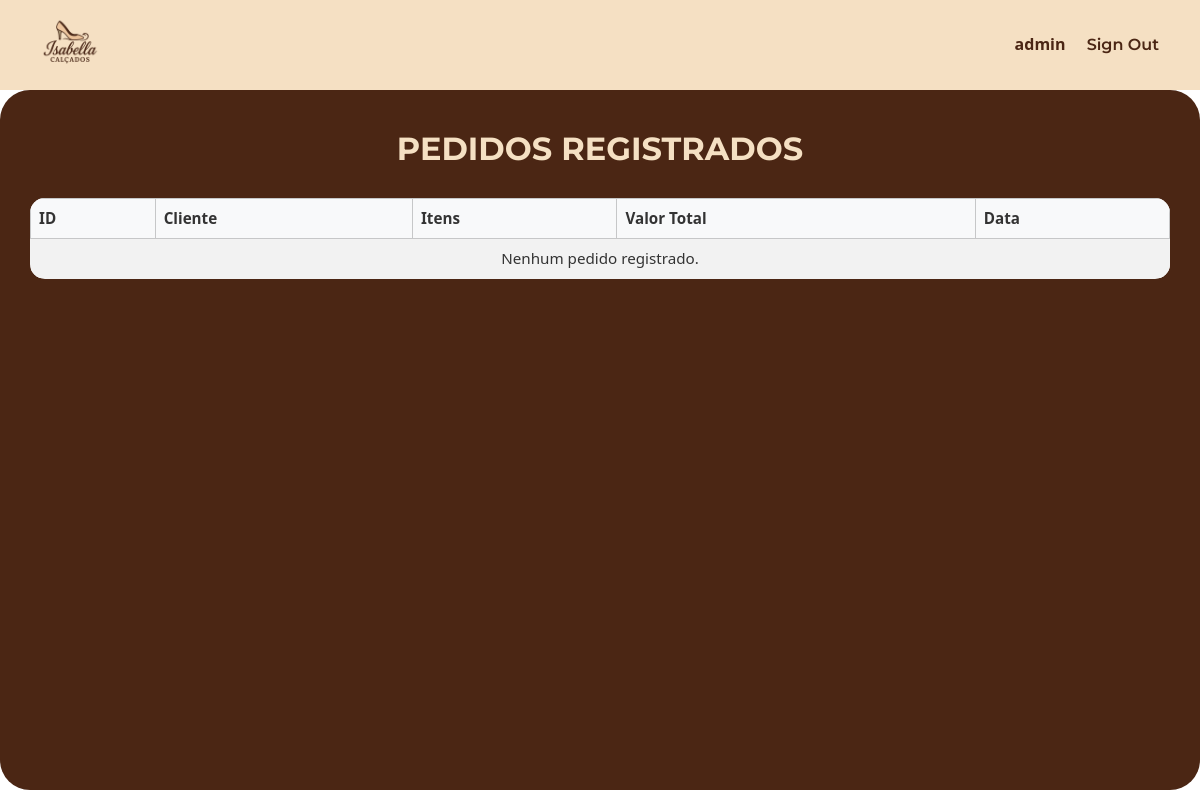
Page /pedidos/ (signed in) on the earlier database version.
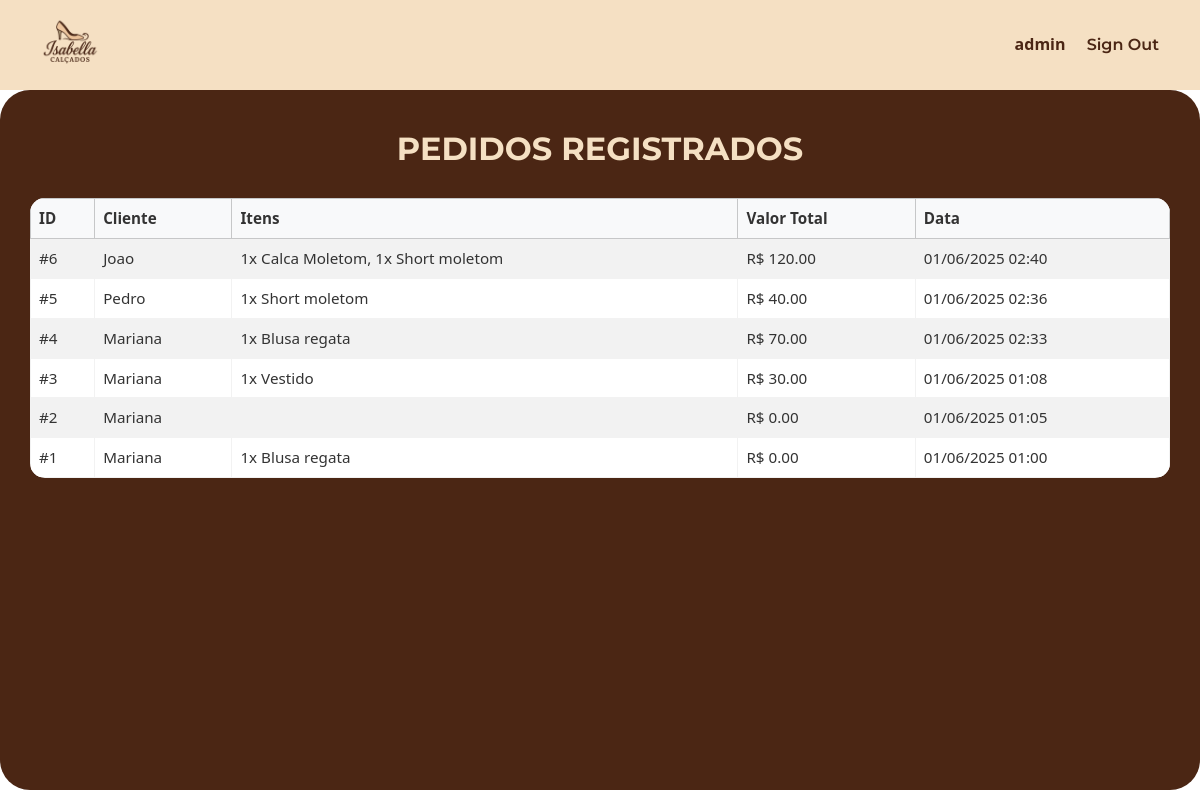
Same page on the later database version.
### inventory/models.py (models this page shows, shortened)
class Venda(models.Model):
    cliente = models.ForeignKey('Cliente', on_delete=models.CASCADE)
    data_venda = models.DateTimeField(auto_now_add=True)
    def total(self):
        return sum(item.quantidade * item.preco_unitario for item in self.itens.all())

class Cliente(models.Model):
    nome = models.CharField(max_length=100)
    cpf = models.CharField(max_length=14, unique=True)
    email = models.EmailField(blank=True, null=True)
    telefone = models.CharField(max_length=20, blank=True, null=True)
    endereco = models.CharField(max_length=150, blank=True, null=True)
    cidade = models.CharField(max_length=50, blank=True, null=True)
    estado = models.CharField(max_length=2, blank=True, null=True)
    data_cadastro = models.DateTimeField(auto_now_add=True)

class ItemVenda(models.Model):
    venda = models.ForeignKey('Venda', on_delete=models.CASCADE, related_name='itens')
    item = models.ForeignKey(InventoryItem, on_delete=models.CASCADE)
    quantidade = models.PositiveIntegerField()
    preco_unitario = models.DecimalField(max_digits=10, decimal_places=2)

class InventoryItem(models.Model):
    nome = models.CharField(max_length=200)
    quantidade = models.IntegerField()
    categoria = models.ForeignKey('Categoria', on_delete=models.CASCADE)
    preco = models.DecimalField(max_digits=10, decimal_places=2, default=0.00)
    date_created = models.DateTimeField(auto_now_add=True)
    user = models.ForeignKey(User, on_delete=models.CASCADE)

### inventory/views.py (the view)
# urls.py: path('pedidos/', PaginaPedidos.as_view(), name='pagina_pedidos'),
class PaginaPedidos(LoginRequiredMixin, View):
    def get(self, request):
        pedidos = Venda.objects.select_related('cliente').prefetch_related('itens__item').order_by('-data_venda')
        return render(request, 'inventory/pedidos.html', {'pedidos': pedidos})

### inventory/templates/inventory/pedidos.html (shortened to what this page needs)
{% extends 'inventory/base.html' %}
{% load static %}
{% block content %}
<div class="pedidos-container">
    <h2 class="pedidos-title">PEDIDOS REGISTRADOS</h2>
    <div class="table-responsive">
        <table class="table pedidos-table table-striped table-bordered">
            <thead class="table-light">
                <tr>
                    <th>ID</th>
                    <th>Cliente</th>
                    <th>Itens</th>
                    <th>Valor Total</th>
                    <th>Data</th>
                </tr>
            </thead>
            <tbody>
                {% if pedidos %}
                    {% for pedido in pedidos %}
                    <tr>
                        <td>#{{ pedido.id }}</td>
                        <td>{{ pedido.cliente.nome }}</td>
                        <td>
                            {% for item in pedido.itens.all %}
                                {{ item.quantidade }}x {{ item.item.nome }}{% if not forloop.last %}, {% endif %}
                            {% endfor %}
                        </td>
                        <td>R$ {{ pedido.total|floatformat:2 }}</td>
                        <td>{{ pedido.data_venda|date:"d/m/Y H:i" }}</td>
                    </tr>
                    {% endfor %}
                {% else %}
                    <tr>
                        <td colspan="5" class="text-center">Nenhum pedido registrado.</td>
                    </tr>
                {% endif %}
            </tbody>
        </table>
    </div>
</div>
{% endblock %}

### inventory/templates/inventory/base.html (shortened to what this page needs)
{% load static %}
<!DOCTYPE html>
<html lang="pt-br">
<head>
    <link href="https://bootswatch.com/5/minty/bootstrap.min.css" rel="stylesheet">
    <link rel="stylesheet" href="{% static 'css/estilo.css' %}">
</head>
<body>
    <div class="faixa-topo d-flex justify-content-between align-items-center">
        <a href="{% url 'index' %}">
            <img src="{% static 'image/logoisabellasemfundo.png' %}" alt="Logo Isabella Calçados" class="logo-topo">
        </a>
        <div>
            {% if not user.is_authenticated %}
                <a class="link-topo me-3" href="{% url 'login' %}">Sign In</a>
            {% else %}
                <span class="link-topo me-3">{{ user.username }}</span>
                <form method="post" action="{% url 'logout' %}" style="display: inline;">
                    <button type="submit" class="btn btn-link p-0 link-topo" style="text-decoration: none;">Sign Out</button>
                </form>
            {% endif %}
        </div>
    </div>
    {% block content %}
    {% endblock content %}
</body>
</html>

### inventory/static/css/estilo.css (style rules this page uses)
body { margin: 0; padding: 0; box-sizing: border-box; }
.faixa-topo { background-color: #F5E0C3; padding: 15px 40px; }
.logo-topo { height: 60px; }
.link-topo { font-weight: 600; color: #4B2614; text-decoration: none; }
.link-topo { font-weight: 600; color: #4B2614; text-decoration: none; font-size: 1rem; }
.pedidos-container { background-color: #4B2614; color: white; padding: 40px 30px; width: 100vw; min-height: calc(100vh - 100px); box-sizing: border-box; border-radius: 30px; }
.pedidos-title { text-align: center; font-size: 2rem; font-weight: bold; color: #F5E0C3; margin-bottom: 30px; }
.pedidos-table { background-color: white; border-radius: 15px; overflow: hidden; width: 100%; }
.pedidos-table th, .pedidos-table td { vertical-align: middle; color: #333; font-size: 0.95rem; }

Differences in the rows shown:
added Venda: id "6", cliente.nome "Joao", total "120.00", data_venda "01/06/2025 02:40"
added ItemVenda: quantidade "1", item.nome "Calca Moletom", shown under "6"
added ItemVenda: quantidade "1", item.nome "Short moletom", shown under "6"
added Venda: id "5", cliente.nome "Pedro", total "40.00", data_venda "01/06/2025 02:36"
added ItemVenda: quantidade "1", item.nome "Short moletom", shown under "5"
added Venda: id "4", cliente.nome "Mariana", total "70.00", data_venda "01/06/2025 02:33"
added ItemVenda: quantidade "1", item.nome "Blusa regata", shown under "4"
added Venda: id "3", cliente.nome "Mariana", total "30.00", data_venda "01/06/2025 01:08"
added ItemVenda: quantidade "1", item.nome "Vestido", shown under "3"
added Venda: id "2", cliente.nome "Mariana", total "0.00", data_venda "01/06/2025 01:05"
added Venda: id "1", cliente.nome "Mariana", total "0.00", data_venda "01/06/2025 01:00"
added ItemVenda: quantidade "1", item.nome "Blusa regata"
Other differences:
text no longer shown: "Nenhum pedido registrado."
